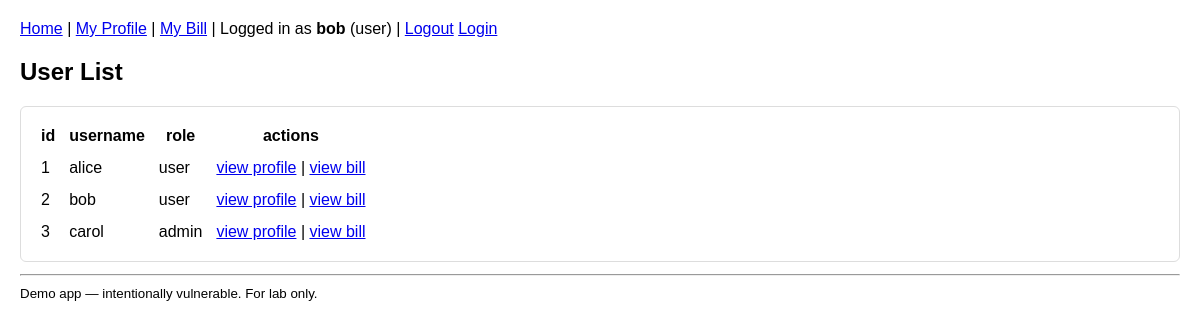
Page /users (signed in) on the earlier database version.
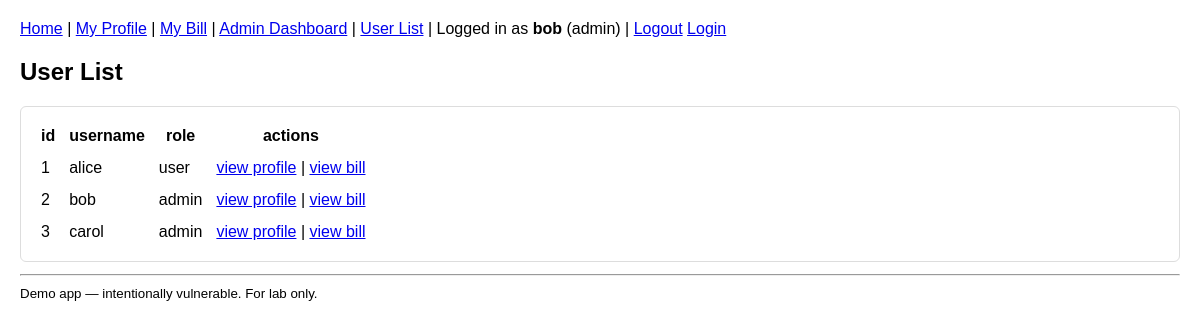
Same page on the later database version.
### tables this page shows
CREATE TABLE users (
        id INTEGER PRIMARY KEY AUTOINCREMENT,
        username TEXT UNIQUE,
        password TEXT,
        role TEXT,
        email TEXT,
        balance REAL
    );

### app.py (the view)
@app.route('/users')
@login_required
def user_list():
    cur = get_db().execute('SELECT id, username, role FROM users')
    rows = cur.fetchall()
    return render_template('user_list.html', users=rows)

### app.py (called while the page is built)
def get_db():
    db = getattr(g, '_database', None)
    if db is None:
        exists = os.path.exists(DATABASE)
        db = g._database = sqlite3.connect(DATABASE)
        db.row_factory = sqlite3.Row
        if not exists:
            init_db(db)
    return db

@app.teardown_appcontext
def close_connection(exception):
    db = getattr(g, '_database', None)
    if db is not None:
        db.close()

def login_required(f):
    from functools import wraps
    @wraps(f)
    def wrapped(*args, **kwargs):
        if not session.get('user_id'):
            flash("Anda harus login dulu", "error")
            return redirect(url_for('login'))
        return f(*args, **kwargs)
    return wrapped

### templates/user_list.html
{% extends "layout.html" %}
{% block content %}
  <h2>User List</h2>
  <div class="box">
    <table border="0" cellpadding="6">
      <tr><th>id</th><th>username</th><th>role</th><th>actions</th></tr>
      {% for u in users %}
      <tr>
        <td>{{ u.id }}</td>
        <td>{{ u.username }}</td>
        <td>{{ u.role }}</td>
        <td>
          <a href="{{ url_for('profile') }}?user_id={{ u.id }}">view profile</a> |
          <a href="{{ url_for('billing') }}?bill_id={{ u.id }}">view bill</a>
        </td>
      </tr>
      {% endfor %}
    </table>
  </div>
{% endblock %}

### templates/layout.html (shortened to what this page needs)
<!doctype html>
<html>
<head>
</head>
<body>
  <div class="nav">
    <a href="{{ url_for('index') }}">Home</a> |
    {% if session.get('username') %}
    <a href="{{ url_for('profile') }}?user_id={{ session.get('user_id', '') }}">My Profile</a> |
    <a href="{{ url_for('billing') }}?bill_id={{ session.get('user_id', '') }}">My Bill</a> |
    	{% if session.get('role') == 'admin' %}
    		<a href="{{ url_for('admin_dashboard') }}">Admin Dashboard</a> |
                <a href="{{ url_for('user_list') }}">User List</a> |
    	{% endif %}
      Logged in as <strong>{{ session.get('username') }}</strong> ({{ session.get('role') }}) |
      <a href="{{ url_for('logout') }}">Logout</a>
    {% endif %}
      <a href="{{ url_for('login') }}">Login</a>
  </div>
  {% block content %}{% endblock %}
  <hr>
  <small>Demo app — intentionally vulnerable. For lab only.</small>
</body>
</html>

### templates/layout.html (style rules this page uses)
body { font-family: Arial, sans-serif; margin: 20px; }
.nav { margin-bottom: 15px; }
.box { border: 1px solid #ddd; padding: 12px; margin-bottom: 12px; border-radius:6px; }

Differences in the rows shown:
changed users "bob": role "user" → "admin"
Other differences:
{{ session.get('role') }}: "user" → "admin"
text now shown: "Admin Dashboard | User List |"
